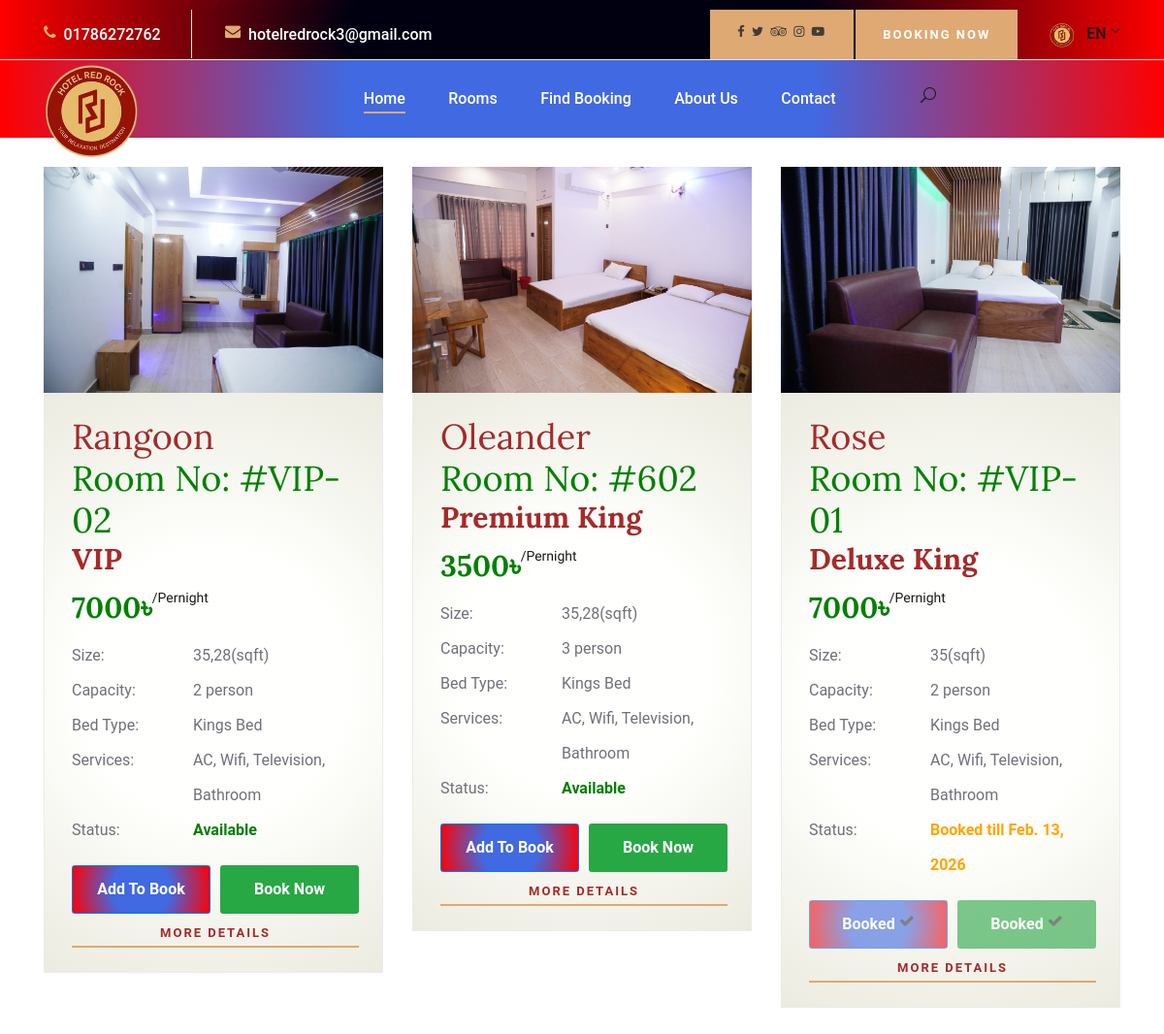
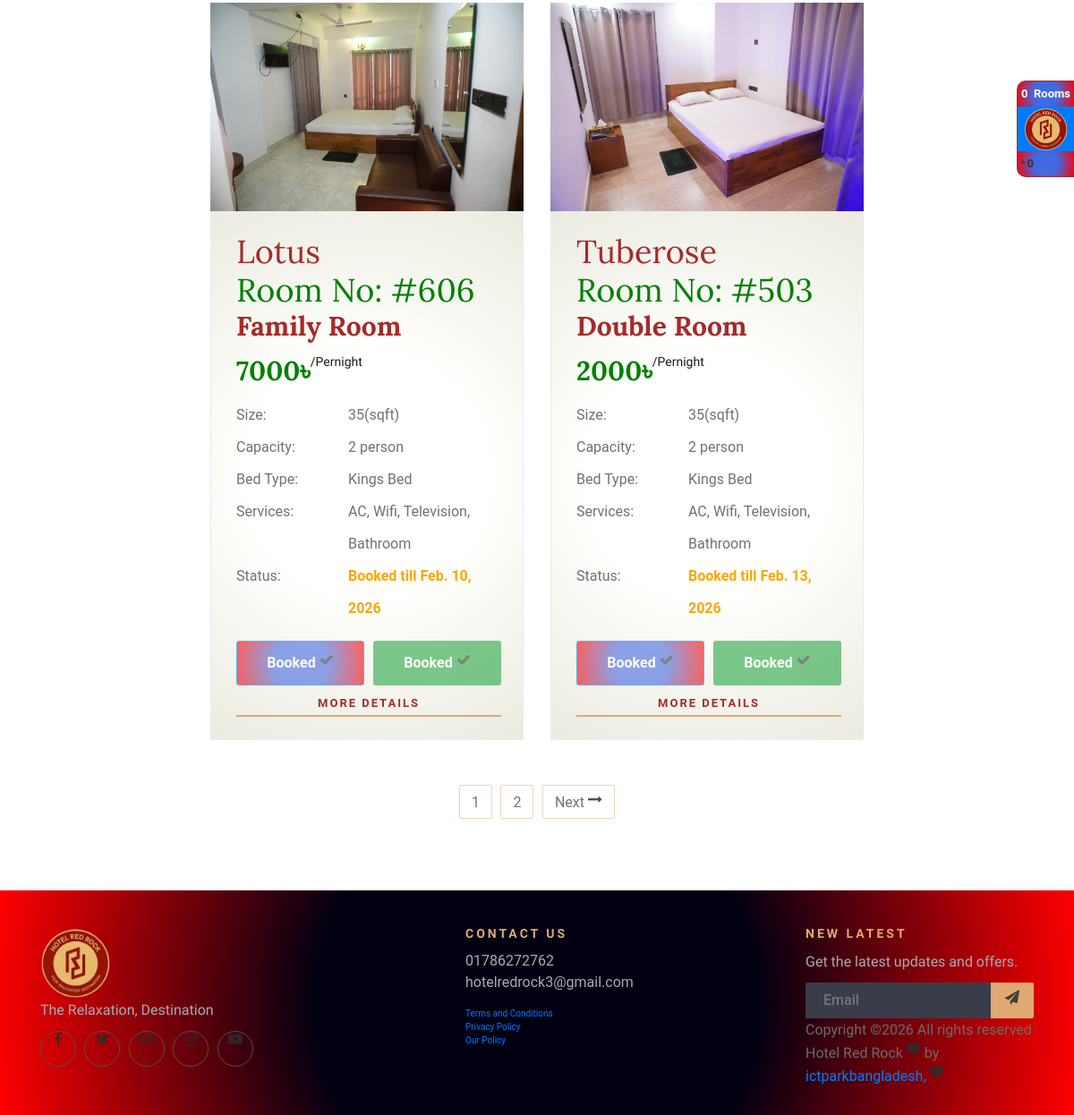
The app's page /rooms/, older data (2 pictures, top to bottom).
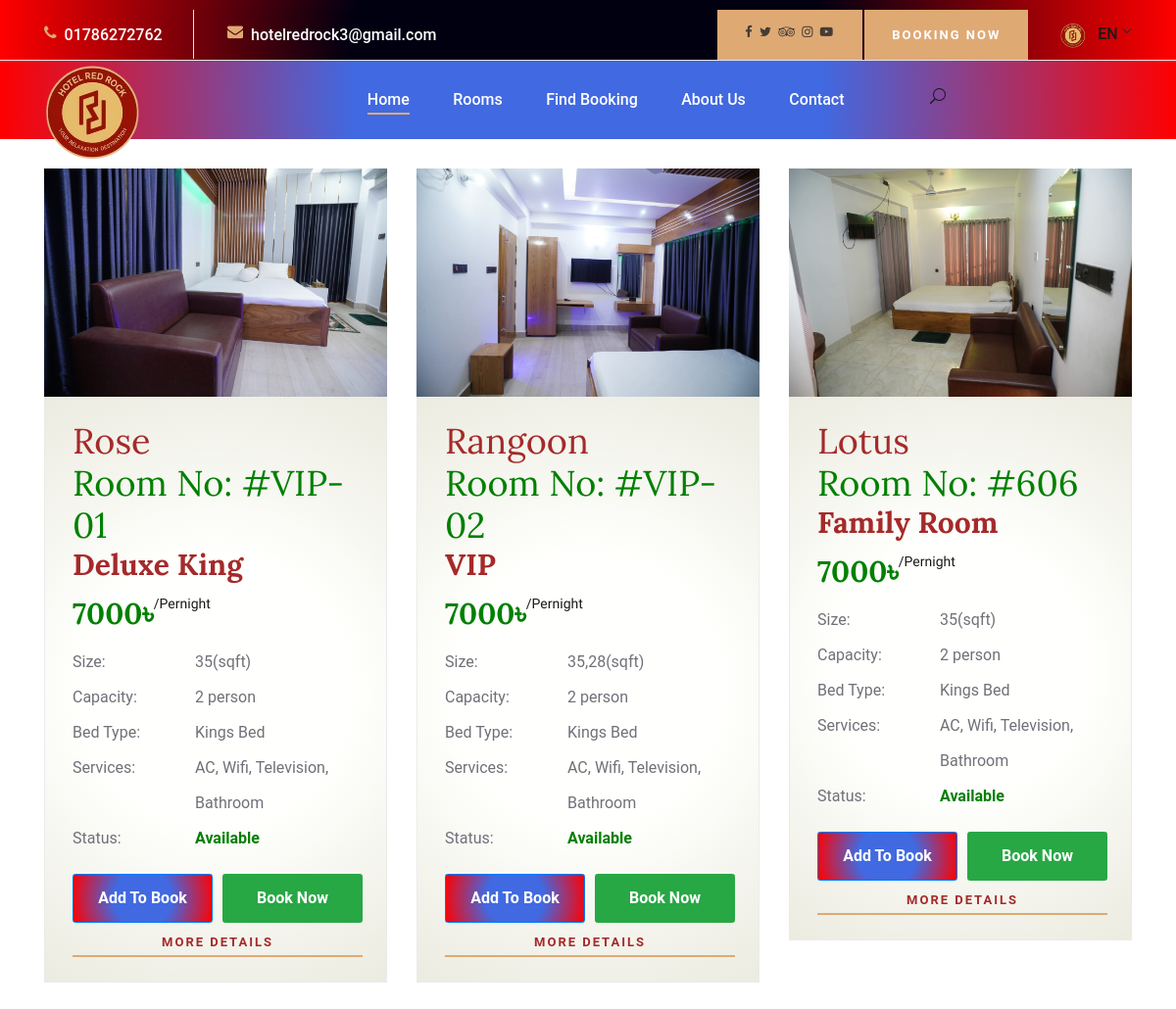
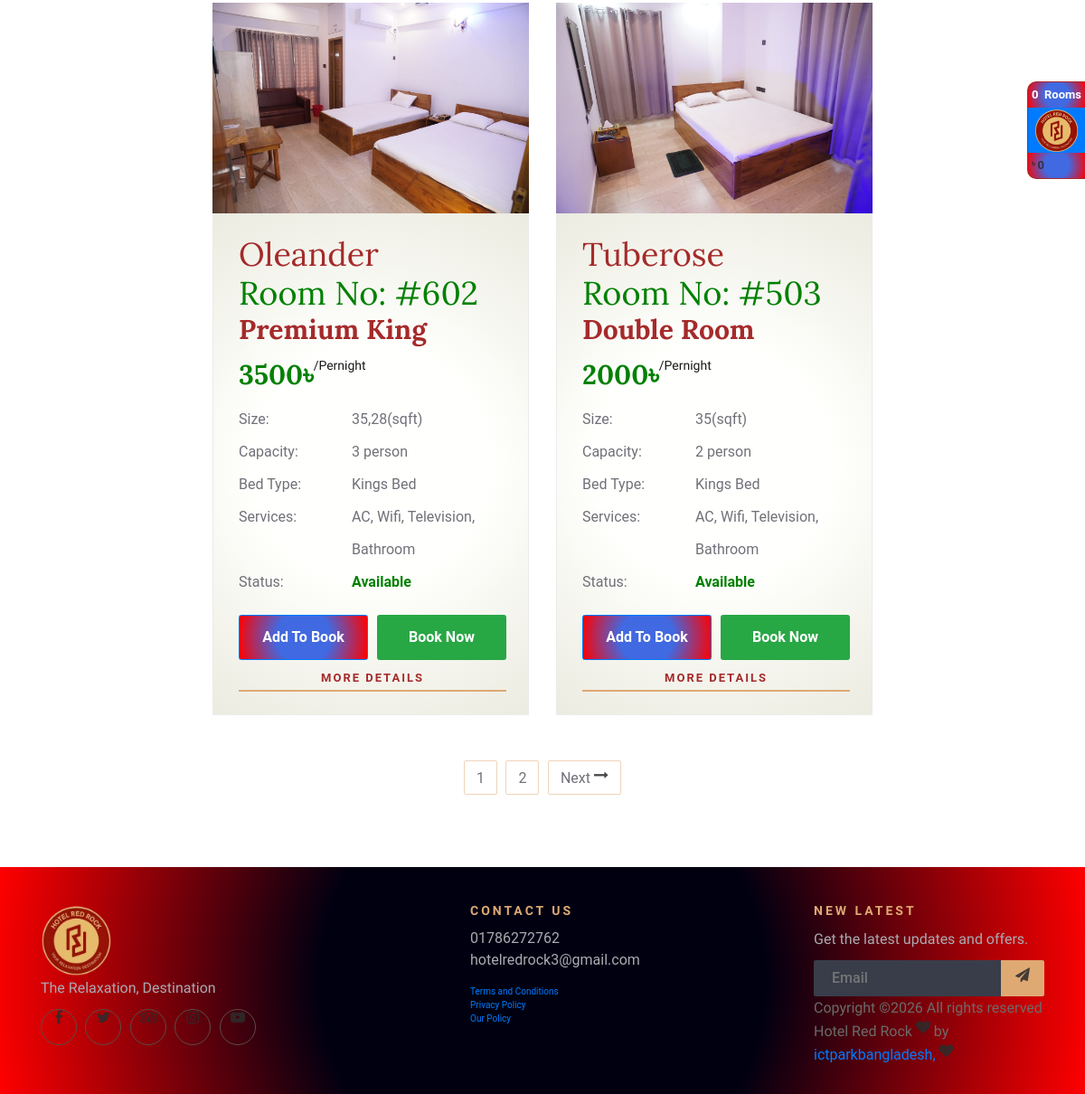
The same page, newer data (2 pictures, top to bottom).
### rooms/models.py (models this page shows, shortened)
class Room(models.Model):
    serial=models.IntegerField(default=0)
    name=models.CharField(max_length=100,unique=True)
    name_eng=models.CharField(max_length=100,unique=True)
    room_no=models.CharField(max_length=100,unique=True)
    room_type=models.ForeignKey(RoomType,blank=True,null=True,on_delete=models.SET_NULL)
    bed_type=models.ForeignKey(BedType,blank=True,null=True,on_delete=models.SET_NULL)
    status=models.CharField(max_length=100,blank=True,null=True)
    price=models.CharField(max_length=10,blank=True,null=True)
    person_occupancy=models.CharField(max_length=10,blank=True,null=True)
    number_of_beds=models.CharField(max_length=10,blank=True,null=True)
    size=models.CharField(max_length=10,blank=True,null=True)
    services=models.CharField(max_length=500,blank=True,null=True)
    description=RichTextField(blank=True,null=True)
    comment=models.ManyToManyField(Comment,blank=True,null=True)
    main_image=models.FileField(upload_to='media/room_images',blank=True,null=True,)
    second_image=models.FileField(upload_to='media/room_images',blank=True,null=True,)
    is_available=models.BooleanField(default=False)
    class Meta:
        ordering = ['serial']

class RoomType(models.Model):
    serial=models.IntegerField(default=0)
    name=models.CharField(max_length=100,unique=True)
    name_eng=models.CharField(max_length=100,unique=True)
    description=RichTextField(blank=True,null=True)
    occupancy=models.CharField(max_length=100,blank=True,null=True)
    bed_type=models.ManyToManyField(BedType,blank=True,null=True)
    price=models.CharField(max_length=10,blank=True,null=True)
    services=models.CharField(max_length=500,blank=True,null=True)
    comment=models.ManyToManyField(Comment,blank=True,null=True)
    main_image=models.FileField(upload_to='media/room_type_images',blank=True,null=True,)
    second_image=models.FileField(upload_to='media/room_type_images',blank=True,null=True,)

class BedType(models.Model):
    serial=models.IntegerField(default=0)
    name=models.CharField(max_length=100,unique=True)
    name_eng=models.CharField(max_length=100,unique=True)
    description=models.CharField(max_length=500,blank=True,null=True)
    occupancy=models.CharField(max_length=100,blank=True,null=True)

### rooms/views.py (the view, shortened to what this page needs)
# urls.py: path('', views.Rooms.as_view(),name='rooms_view'),
class Rooms(View):
    template_name = 'rooms/rooms.html'
    def get(self, request, *args, **kwargs):
        rooms=Room.objects.all().prefetch_related('booking_set').order_by("serial")
        staffs=Staff.objects.all().order_by("serial")
        guests=Guest.objects.all().order_by("-id")
        context={}
        check_in = request.session.get('check_in')
        check_out = request.session.get('check_out')
        guests_count = request.session.get('guests')
        rooms_count = request.session.get('rooms_count')
        _set_display_status_for_rooms(rooms)
        rooms = _sort_rooms_by_availability(rooms)
        context['rooms']=rooms
        context['staffs']=staffs
        context['guests']=guests
        return render(request, self.template_name,context)

### rooms/views.py (called while the page is built)
def _set_display_status_for_rooms(rooms):
    today = timezone.now().date()
    for room in rooms:
        active_bookings = [
            b for b in room.booking_set.all()
            if b.check_in_status not in ('checked_out', 'cancelled') and not b.check_out_status
        ]
        if any(b.check_in_status == 'checked_in' for b in active_bookings):
            room.display_status = 'occupied'
            room.booked_until = None
        elif any(b.check_in_status == 'pending' and b.end_day >= today for b in active_bookings):
            room.display_status = 'booked'
            pending_bookings = [b for b in active_bookings if b.check_in_status == 'pending' and b.end_day >= today]
            room.booked_until = max(b.end_day for b in pending_bookings) if pending_bookings else None
        else:
            room.display_status = 'available'
            room.booked_until = None

### templates/rooms/rooms.html (shortened to what the changed rows need)
{% extends 'basepage/basepage.html' %}
{% load static  %}
    {% block content %}
        <br><br>
         <section class="rooms-section spad">
        <div class="container">
            <div class="row justify-content-center">
                {% for room in rooms %}
                <div class="col-lg-4 col-md-6">
                        <div class="room-item" >
                           <img src="{% if room.main_image %}{{ room.main_image.url}} {% endif %}"  alt="">
                            <div class="ri-text" style="background: var(--service);">
                                <h2 style="color:brown">{{ room.name_eng }}</h2>
                                <h2 style="color:green"> Room No: #{{ room.room_no }}</h2>
                                <h3 style="color:brown">{{ room.room_type.name_eng }}</h3>
                                <h3 style="color:green">{{ room.price }}&#x09F3;<span>/Pernight</span></h3>
                                <table >
                                    <tbody>
                                        <tr>
                                            <td class="r-o">Size:</td>
                                            <td>{{room.size}}(sqft)</td>
                                        </tr>
                                        <tr>
                                            <td class="r-o">Capacity:</td>
                                            <td> {{ room.person_occupancy }} person</td>
                                        </tr>
                                        <tr>
                                            <td class="r-o">Bed Type:</td>
                                            <td>{{ room.bed_type.name_eng }}</td>
                                        </tr>
                                        <tr>
                                            <td class="r-o">Services:</td>
                                            <td>{{ room.services }}</td>
                                        </tr>
                                        <tr>
                                                        <td class="r-o">Status:</td>
                                                        <td>
                                                            {% with status=room.display_status|default:room.status|default_if_none:"available"|lower %}
                                                                {% if status == 'available' %}
                                                                    <span style="color: green; font-weight: bold;">Available</span>
                                                                {% elif status == 'booked' %}
                                                                    <span style="color: orange; font-weight: bold;">
                                                                        Booked{% if room.booked_until %} till {{ room.booked_until }}{% endif %}
                                                                    </span>
                                                                {% elif status == 'occupied' %}
                                                                    <span style="color: red; font-weight: bold;">Occupied</span>
                                                                {% else %}
                                                                    <span style="color: green; font-weight: bold;">Available</span>
                                                                {% endif %}
                                                            {% endwith %}
                                                        </td>
                                                    </tr>
                                    </tbody>
                                </table>
                                            {% with status=room.display_status|default:room.status|default_if_none:"available"|lower %}
                                            <div style="display: flex; gap: 10px; margin-top: 15px;">
                                                {% if status == 'available' %}
                                                    <button id="room_{{ room.id }}" class="btn btn-primary" style="background: var(--weather); padding: 12px 24px; font-size: 16px; font-weight: 600; flex: 1;" onclick="addToCart( this.id )">Add To Book</button>
                                                    <button class="btn btn-success" style="padding: 12px 24px; font-size: 16px; font-weight: 600; flex: 1; text-align: center;" onclick="bookNowSingle('room_{{ room.id }}')">Book Now</button>
                                                {% else %}
                                                    <button class="btn btn-primary" style="background: var(--weather); padding: 12px 24px; font-size: 16px; font-weight: 600; flex: 1; opacity: 0.6; cursor: not-allowed;" disabled>
                                                        {% if status == 'booked' %}Booked <i class="fa fa-check"></i>{% else %}Occupied <i class="fa fa-check"></i>{% endif %}
                                                    </button>
                                                    <button class="btn btn-success" style="padding: 12px 24px; font-size: 16px; font-weight: 600; flex: 1; text-align: center; opacity: 0.6; cursor: not-allowed;" disabled>
                                                        {% if status == 'booked' %}Booked <i class="fa fa-check"></i>{% else %}Occupied <i class="fa fa-check"></i>{% endif %}
                                                    </button>
                                                {% endif %}
                                            </div>
                                            {% endwith %}
                                <a href="{% url 'room_details' room.id %}" class="primary-btn" style="color:brown; margin-top: 10px; display: block; text-align: center;">More Details</a>
                            </div>
                        </div>
                    </div>
                {% endfor %}
            </div>
        </div>
    </section>
    {% endblock content %}

Row changes from the older to the newer data that the page shows:
shown differently, row unchanged: Room "Rose": booked_until "Feb. 13, 2026" → (not shown); text "Booked till Booked Booked" → "Available Add To Book Book Now"; moves up the list
shown differently, row unchanged: Room "Lotus": booked_until "Feb. 10, 2026" → (not shown); text "Booked till Booked Booked" → "Available Add To Book Book Now"; moves up the list
changed Room "Tuberose": booked_until "Feb. 13, 2026" → (not shown); text "Booked till Booked Booked" → "Available Add To Book Book Now"
